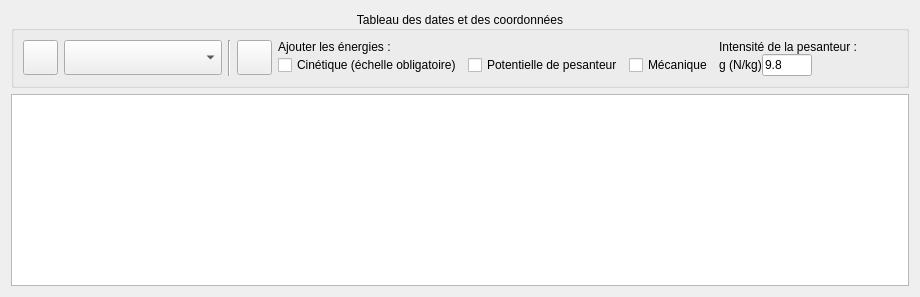
      <widget class="QWidget" name="tab_coord">
       <attribute name="title">
        <string>Coordonnées</string>
       </attribute>
       <layout class="QVBoxLayout" name="verticalLayout_2">
        <item>
         <widget class="QGroupBox" name="groupBox_5">
          <property name="title">
           <string>Tableau des dates et des coordonnées</string>
          </property>
          <property name="alignment">
           <set>Qt::AlignCenter</set>
          </property>
          <property name="flat">
           <bool>false</bool>
          </property>
          <property name="checkable">
           <bool>false</bool>
          </property>
          <layout class="QHBoxLayout" name="horizontalLayout_12">
           <item>
            <widget class="QPushButton" name="pushButton_select_all_table">
             <property name="sizePolicy">
              <sizepolicy hsizetype="Minimum" vsizetype="Fixed">
               <horstretch>0</horstretch>
               <verstretch>0</verstretch>
              </sizepolicy>
             </property>
             <property name="maximumSize">
              <size>
               <width>35</width>
               <height>35</height>
              </size>
             </property>
             <property name="focusPolicy">
              <enum>Qt::NoFocus</enum>
             </property>
             <property name="toolTip">
              <string>Copier les mesures dans le presse papier</string>
             </property>
             <property name="text">
              <string/>
             </property>
             <property name="icon">
              <iconset resource="icon.qrc">
               <normaloff>:/data/icones/klipper.svg</normaloff>:/data/icones/klipper.svg</iconset>
             </property>
             <property name="iconSize">
              <size>
               <width>24</width>
               <height>24</height>
              </size>
             </property>
            </widget>
           </item>
           <item>
            <widget class="QComboBox" name="exportCombo">
             <property name="sizePolicy">
              <sizepolicy hsizetype="Preferred" vsizetype="Preferred">
               <horstretch>0</horstretch>
               <verstretch>0</verstretch>
              </sizepolicy>
             </property>
             <property name="minimumSize">
              <size>
               <width>158</width>
               <height>25</height>
              </size>
             </property>
             <property name="maximumSize">
              <size>
               <width>16777215</width>
               <height>35</height>
              </size>
             </property>
            </widget>
           </item>
           <item>
            <widget class="Line" name="line_8">
             <property name="orientation">
              <enum>Qt::Vertical</enum>
             </property>
            </widget>
           </item>
           <item>
            <widget class="QPushButton" name="pushButton_nvl_echelle">
             <property name="maximumSize">
              <size>
               <width>35</width>
               <height>35</height>
              </size>
             </property>
             <property name="focusPolicy">
              <enum>Qt::NoFocus</enum>
             </property>
             <property name="toolTip">
              <string>Changer d'échelle</string>
             </property>
             <property name="text">
              <string/>
             </property>
             <property name="icon">
              <iconset resource="icon.qrc">
               <normaloff>:/data/icones/scale.svg</normaloff>:/data/icones/scale.svg</iconset>
             </property>
             <property name="iconSize">
              <size>
               <width>24</width>
               <height>24</height>
              </size>
             </property>
            </widget>
           </item>
           <item>
            <layout class="QGridLayout" name="gridLayout_3">
             <property name="verticalSpacing">
              <number>0</number>
             </property>
             <item row="0" column="0">
              <widget class="QLabel" name="label_2">
               <property name="text">
                <string>Ajouter les énergies :</string>
               </property>
              </widget>
             </item>
             <item row="0" column="3">
              <widget class="QLabel" name="label_12">
               <property name="text">
                <string>Intensité de la pesanteur :</string>
               </property>
              </widget>
             </item>
             <item row="1" column="0">
              <widget class="QCheckBox" name="checkBox_Ec">
               <property name="sizePolicy">
                <sizepolicy hsizetype="Fixed" vsizetype="Minimum">
                 <horstretch>0</horstretch>
                 <verstretch>0</verstretch>
                </sizepolicy>
               </property>
               <property name="text">
                <string>Cinétique (échelle obligatoire)</string>
               </property>
              </widget>
             </item>
             <item row="1" column="1">
              <widget class="QCheckBox" name="checkBox_Epp">
               <property name="text">
                <string>Potentielle de pesanteur</string>
               </property>
              </widget>
             </item>
             <item row="1" column="2">
              <widget class="QCheckBox" name="checkBox_Em">
               <property name="text">
                <string>Mécanique</string>
               </property>
              </widget>
             </item>
             <item row="1" column="3">
              <layout class="QHBoxLayout" name="horizontalLayout_5">
               <property name="spacing">
                <number>0</number>
               </property>
               <item>
                <widget class="QLabel" name="label_9">
                 <property name="sizePolicy">
                  <sizepolicy hsizetype="Preferred" vsizetype="Fixed">
                   <horstretch>0</horstretch>
                   <verstretch>0</verstretch>
                  </sizepolicy>
                 </property>
                 <property name="text">
                  <string>g (N/kg)</string>
                 </property>
                 <property name="alignment">
                  <set>Qt::AlignCenter</set>
                 </property>
                </widget>
               </item>
               <item>
                <widget class="QLineEdit" name="lineEdit">
                 <property name="maximumSize">
                  <size>
                   <width>50</width>
                   <height>16777215</height>
                  </size>
                 </property>
                 <property name="text">
                  <string>9.8</string>
                 </property>
                </widget>
               </item>
               <item>
                <spacer name="horizontalSpacer_5">
                 <property name="orientation">
                  <enum>Qt::Horizontal</enum>
                 </property>
                 <property name="sizeHint" stdset="0">
                  <size>
                   <width>40</width>
                   <height>20</height>
                  </size>
                 </property>
                </spacer>
               </item>
              </layout>
             </item>
            </layout>
           </item>
           <item>
            <spacer name="horizontalSpacer_2">
             <property name="orientation">
              <enum>Qt::Horizontal</enum>
             </property>
             <property name="sizeHint" stdset="0">
              <size>
               <width>40</width>
               <height>20</height>
              </size>
             </property>
            </spacer>
           </item>
          </layout>
         </widget>
        </item>
        <item>
         <widget class="standardDragTable" name="tableWidget"/>
        </item>
       </layout>
      </widget>
